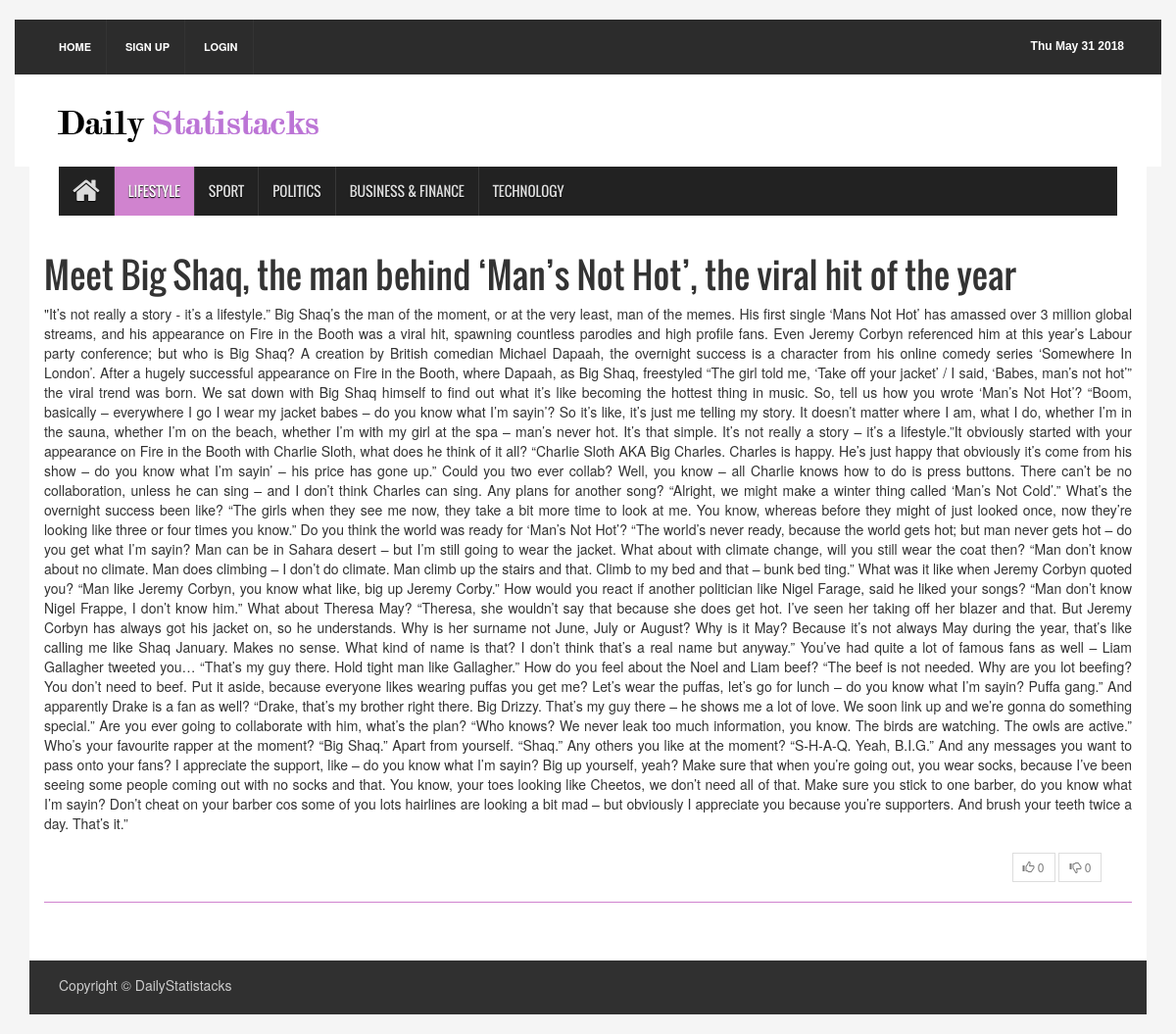
Screenshot of /3/ with the database file from the repository.
### newspaper/models.py (models this page shows, shortened)
class Article( models.Model ) :
    articleType     = models.CharField( max_length = 100 )
    author          = models.CharField( max_length = 1000 )
    headline        = models.CharField( max_length = 1000 )
    body            = models.CharField( max_length = 1000000000000 )
    publicationDate = models.DateField()

### newspaper/views.py (the view, shortened to what this page needs)
# urls.py: url(r'^(?P<articleID>[0-9]+)/$' , detail , name = 'detail' ) ,
def detail( request , articleID ) :
    if ( 'username' not in request.session ) :
        article = get_object_or_404( Article , pk = articleID )
        return render( request , 'newspaper/detail.html' , { 'article' : article } )

### newspaper/templates/newspaper/detail.html (shortened to what this page needs)
{% extends "newspaper/base.html" %}
{% block content %}
{% load static %}
<div class="container">
<header id="header">
  <div class="row">
    <div class="col-lg-12 col-md-12 col-sm-12">
      <div class="header_top">
        <div class="header_top_left">
          <ul class="top_nav">
            <li><a href = "/">Home</a></li>
            <li><a href = "/registerRedirect/">Sign Up</a></li>
            <li><a href = "/loginRedirect/">Login</a></li>
          </ul>
        </div>
        <div class="header_top_right">
          <p><span id="datetime"></span></p>
        </div>
      </div>
    </div>
    <div class="col-lg-12 col-md-12 col-sm-12">
      <div class="header_bottom">
        <div class="logo_area"><a href = "/" class="logo"><img src="{% static "newspaper/images/testlogo.png" %}" alt="" ></a>
      </div>
    </div>
  </div>
</header>
<section id="navArea">
  <nav class="navbar navbar-inverse" role="navigation">
    <div id="navbar" class="navbar-collapse collapse">
      <ul class="nav navbar-nav main_nav">
        <li><a href = "/"><span class="fa fa-home desktop-home"></span><span class="mobile-show">Home</span></a></li>
        <li class="active"><a id = 'lifestyle' href = "/lifestyleRedirect/">Lifestyle</a></li>
        <li><a href = "/sportRedirect/">Sport</a></li>
        <li><a href = "/politicsRedirect/">Politics</a></li>
        <li><a href = "/businessfinanceRedirect/">Business & Finance</a></li>
        <li><a href = "/technologyRedirect/">Technology</a></li>
      </ul>
    </div>
  </nav>
</section>
<section id="contentSection">
  <div class="row">
    <div class="col-lg-12 col-md-12 col-sm-12">
      <div class="left_content">
        <div class="contact_area">
            <h1> {{ article.headline }} </h1>
            <p id = "articleBody">  {{ article.body }}     </p>
            <div class = "commentLikes, col-lg-9 col-md-9 col-sm-9">
            </div>
            <div class="col-lg-3 col-md-3 col-sm-3">
              <div id = 'voteDiv' >
                  <button id = 'likeButton' type = "button" class = "btn btn-default btn-sm , voteButton" disabled>
                      <span class = "glyphicon glyphicon-thumbs-up"></span>
                      <span id = 'likeCount'>0</span>
                  </button>
                  <button id = 'dislikeButton' type = "button" class = "btn btn-default btn-sm , voteButton" disabled>
                      <span class = "glyphicon glyphicon-thumbs-down"></span>
                      <span id = 'dislikeCount'>0</span>
                  </button>
              </div>
            </div>
            <hr>
      </div>
    </div>
  </div>
</section>
<footer id="footer">
  <div class="footer_bottom">
    <p class="copyright">Copyright &copy; DailyStatistacks</p>
  </div>
</footer>
</div>
{% endblock %}

### newspaper/static/newspaper/assets/css/theme.css (style rules this page uses)
.navbar-inverse .navbar-nav > .active > a, .navbar-inverse .navbar-nav > .active > a:hover, .navbar-inverse .navbar-nav > .active > a:focus { background-color:#d083cf }

### newspaper/static/newspaper/assets/css/style.css (style rules this page uses)
body { background:#f5f5f5 }
ul { padding:0; margin:0; list-style:none }
a { text-decoration:none; color:#2f2f2f }
h1, h2, h3, h4, h5, h6 { font-family:'Oswald',sans-serif }
img { border:none }
.btn { border-radius:0; margin-bottom:5px; -webkit-transition:all 0.5s; -o-transition:all 0.5s; transition:all 0.5s }
#header { display:inline; float:left; width:100%; margin-top:20px }
.header_top { background-color:#2c2c2c; display:inline; float:left; padding:0 30px; width:100% }
.header_top_left { float:left; display:inline; width:50% }
.top_nav { text-align:left }
.top_nav li { display:inline-block }
.top_nav li a { display:inline-block; border-right:1px solid #333; color:#fff; font-size:11px; font-weight:bold; padding:20px 15px; text-transform:uppercase; -webkit-transition:all 0.5s; -o-transition:all 0.5s; transition:all 0.5s }
.header_top_right { float:left; display:inline; width:50%; text-align:right }
.header_top_right > p { color:#fff; display:inline-block; float:right; font:bold 12px sans-serif; margin-bottom:0; padding-bottom:20px; padding-right:8px; padding-top:20px }
.header_bottom { background-color:#fff; display:inline; float:left; padding:15px 30px 15px; width:100% }
.logo_area { display:inline; float:left; width:31% }
.logo { font-size:45px; font-weight:bold; color:#000; font-family:'Varela',sans-serif }
.logo img { max-width:100% }
#navArea { float:left; display:inline; width:100%; padding:0 30px; background-color:#fff }
.navbar { border:medium none; border-radius:0 }
.navbar-inverse .navbar-nav > li > a { border-left:1px solid #383838; color:#ddd; font-family:'Oswald',sans-serif; display:inline-block; height:50px; line-height:50px; padding:0 14px; text-shadow:0 1px 1px #000; text-transform:uppercase; -webkit-transition:all 0.5s; -mz-transition:all 0.5s; -ms-transition:all 0.5s; -o-transition:all 0.5s; transition:all 0.5s }
.navbar-inverse .navbar-nav > li:first-child a { border:none }
.navbar-inverse .navbar-nav > .active > a, .navbar-inverse .navbar-nav > .active > a:hover, .navbar-inverse .navbar-nav > .active > a:focus { color:#fff }
.navbar-collapse { padding-left:0 }
.desktop-home { display:block; font-size:30px; margin-top:10px }
#contentSection { float:left; display:inline; width:100%; background-color:#fff; padding:0 30px }
.left_content { float:left; display:inline; width:100% }
#footer { display:inline; float:left; width:100%; margin-bottom:20px }
.footer_bottom { float:left; display:inline; width:100%; padding:10px 30px; background-color:#303030; color:#ccc }
.copyright { float:left; width:50%; padding-top:5px; text-align:left }
.contact_area { float:left; display:inline; width:100%; margin-bottom:30px }
.contact_area > p { margin-bottom:20px }

### newspaper/templates/newspaper/detail.html (style rules this page uses)
hr { display: block; height: 1px; border: 0; border-top: 1px solid #d083cf; margin: 1em 0; margin-top: 5em; margin-bottom: -3em; padding: 0; }
#articleBody { text-align: justify; }
#voteDiv { margin-left: 140px; display: inline; }
.col-lg-12 { padding-right: 0px; padding-left: 0px; }
.col-md-12 { padding-right: 0px; padding-left: 0px; }
.col-sm-12 { padding-right: 0px; padding-left: 0px; }

### rows the page displays
Article: headline "Meet Big Shaq, the man behind ‘Man’s Not Hot’, the viral hit of the year", body "\"It’s not really a story - it’s a lifestyle.” Big Shaq’s the man of the moment, or at the very least, man of the memes. His first single ‘Mans Not Hot’ has amassed over 3 million global streams, and his appearance on Fire in the Booth was a viral hit, spawning countless parodies and high profile fans. Even Jeremy Corbyn referenced him at this year’s Labour party conference; but who is Big Shaq? A creation by British comedian Michael Dapaah, the overnight success is a character from his online comedy series ‘Somewhere In London’. After a hugely successful appearance on Fire in the Booth, where Dapaah, as Big Shaq, freestyled “The girl told me, ‘Take off your jacket’ / I said, ‘Babes, man’s…"
